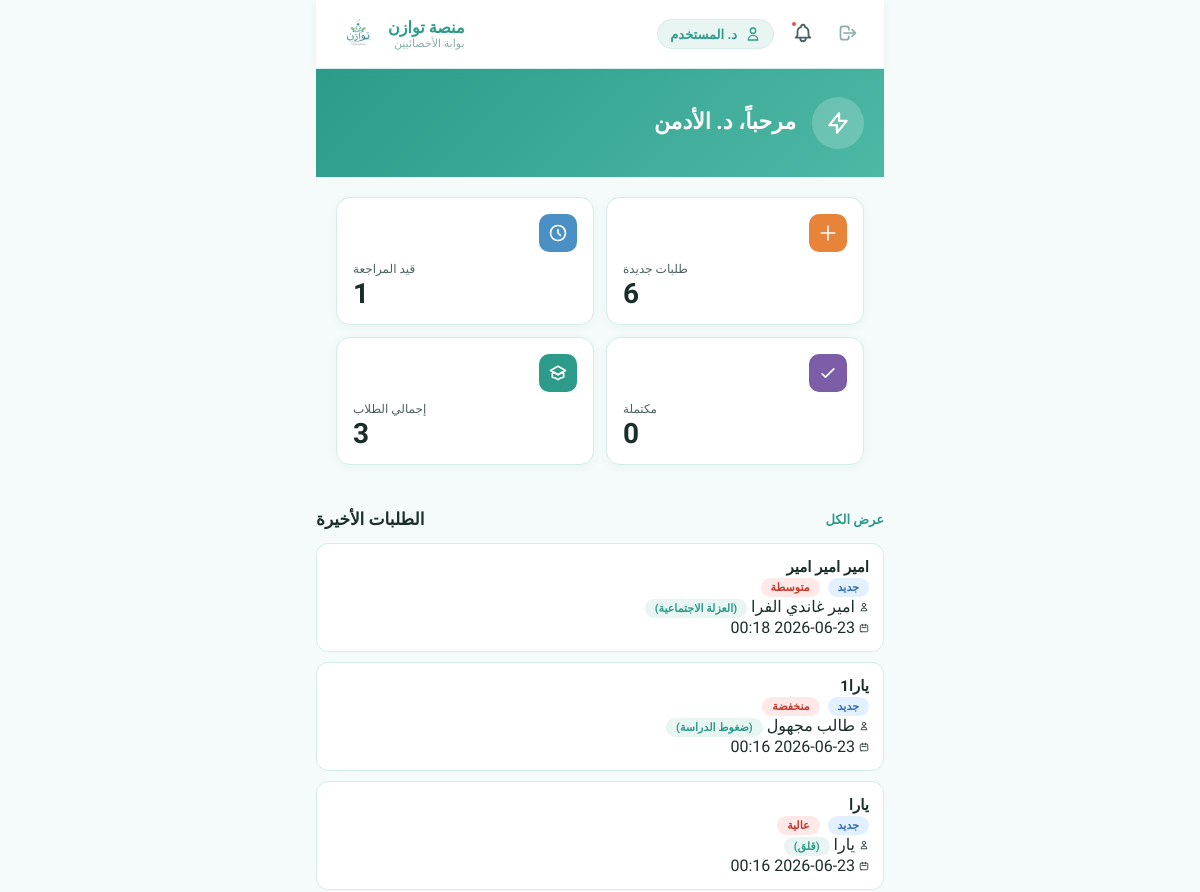
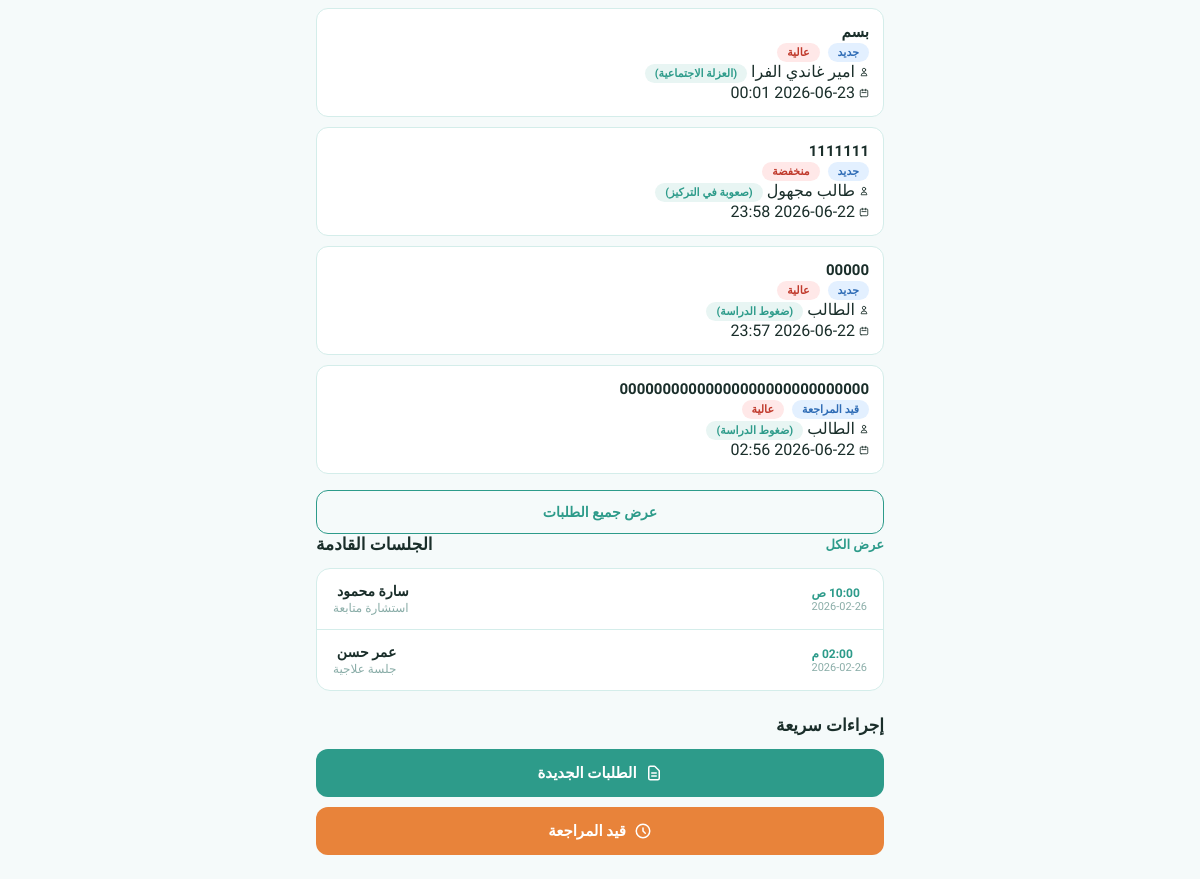
Page /doctor/index.php on the committed database (2 pictures, top to bottom).
### tables this page shows
CREATE TABLE `psychological_requests` (
  `id` int(11) NOT NULL,
  `student_name` varchar(150) NOT NULL,
  `problem_type` varchar(100) NOT NULL,
  `priority_level` enum('عالية','متوسطة','منخفضة') NOT NULL,
  `title` varchar(255) NOT NULL,
  `description` text NOT NULL,
  `is_anonymous` tinyint(1) DEFAULT 0,
  `status` enum('جديد','قيد المراجعة','مكتملة') DEFAULT 'جديد',
  `created_at` timestamp NOT NULL DEFAULT current_timestamp()
);

### doctor/index.php (the view, shortened to what this page needs)
<?php
if (file_exists('../config/db_connection.php')) {
  require_once '../config/db_connection.php';
} else {
  $conn = new mysqli("localhost", "root", "", "tawazun_final_db");
  $conn->set_charset("utf8mb4");
}
$new_requests = 0;
$pending_requests = 0;
$completed_requests = 0;
$total_students = 0;
if (isset($conn)) {
  $res_new = $conn->query("SELECT COUNT(*) AS total FROM psychological_requests WHERE status = 'جديد'");
  if ($res_new) {
    $row_new = $res_new->fetch_assoc();
    $new_requests = $row_new['total'] ?? 0;
  }
  $res_pending = $conn->query("SELECT COUNT(*) AS total FROM psychological_requests WHERE status = 'قيد المراجعة'");
  if ($res_pending) {
    $row_pending = $res_pending->fetch_assoc();
    $pending_requests = $row_pending['total'] ?? 0;
  }
  $res_completed = $conn->query("SELECT COUNT(*) AS total FROM psychological_requests WHERE status = 'مكتملة'");
  if ($res_completed) {
    $row_completed = $res_completed->fetch_assoc();
    $completed_requests = $row_completed['total'] ?? 0;
  }
  $res_students = $conn->query("SELECT COUNT(*) AS total FROM register");
  if ($res_students) {
    $row_students = $res_students->fetch_assoc();
    $total_students = $row_students['total'] ?? 0;
  }
}
?>
<!DOCTYPE html>
<html lang="ar" dir="rtl">
<head>
</head>
<body>
  <nav class="navbar">
    <div class="navbar-actions">
      <a href="../auth/login.php">
      <button  class="logout-btn" >
        <svg fill="none" stroke="currentColor" viewBox="0 0 24 24">
          <path stroke-linecap="round" stroke-linejoin="round" stroke-width="2" d="M17 16l4-4m0 0l-4-4m4 4H7m6 4v1a3 3 0 01-3 3H6a3 3 0 01-3-3V7a3 3 0 013-3h4a3 3 0 013 3v1" />
        </svg>
      </button>
      </a>
      <button class="notif-btn">
        <span class="notif-dot"></span>
      </button>
      <div class="nav-profile">
        <svg fill="none" stroke="currentColor" viewBox="0 0 24 24">
          <path stroke-linecap="round" stroke-linejoin="round" stroke-width="2" d="M16 7a4 4 0 11-8 0 4 4 0 018 0zM12 14a7 7 0 00-7 7h14a7 7 0 00-7-7z" />
        </svg>
        د. <?php echo htmlspecialchars($_SESSION['name'] ?? 'المستخدم'); ?>
      </div>
    </div>
    <div class="navbar-brand">
      <div class="navbar-brand-text">
        <div class="brand-name">منصة توازن</div>
        <div class="brand-sub">بوابة الأخصائيين</div>
      </div>
      <img src="../assets/images/logo.png" alt="توازن" class="navbar-logo">
    </div>
  </nav>
  <div class="hero">
    <div class="hero-icon">
      <svg fill="none" stroke="currentColor" viewBox="0 0 24 24">
        <path stroke-linecap="round" stroke-linejoin="round" stroke-width="2" d="M13 10V3L4 14h7v7l9-11h-7z" />
      </svg>
    </div>
    <div class="hero-text">
      <h1>مرحباً، د.
        <?php echo htmlspecialchars($_SESSION['name'] ?? 'الأدمن'); ?> </h1>
    </div>
  </div>
  <div class="main">
    <div class="stats-grid">
      <div class="stat-card">
        <div class="stat-card-header">
          <div class="stat-icon orange">
            <svg fill="none" stroke="currentColor" viewBox="0 0 24 24">
              <path stroke-linecap="round" stroke-linejoin="round" stroke-width="2" d="M12 4v16m8-8H4" />
            </svg>
          </div>
        </div>
        <div class="stat-label">طلبات جديدة</div>
        <div class="stat-value"><?php echo $new_requests; ?></div>
      </div>
      <div class="stat-card">
        <div class="stat-card-header">
          <div class="stat-icon blue">
            <svg fill="none" stroke="currentColor" viewBox="0 0 24 24">
              <path stroke-linecap="round" stroke-linejoin="round" stroke-width="2" d="M12 8v4l3 3m6-3a9 9 0 11-18 0 9 9 0 0118 0z" />
            </svg>
          </div>
        </div>
        <div class="stat-label">قيد المراجعة</div>
        <div class="stat-value"><?php echo $pending_requests; ?></div>
      </div>
      <div class="stat-card">
        <div class="stat-card-header">
          <div class="stat-icon purple">
            <svg fill="none" stroke="currentColor" viewBox="0 0 24 24">
              <path stroke-linecap="round" stroke-linejoin="round" stroke-width="2" d="M5 13l4 4L19 7" />
            </svg>
          </div>
        </div>
        <div class="stat-label">مكتملة</div>
        <div class="stat-value"><?php echo $completed_requests; ?></div>
      </div>
      <div class="stat-card">
        <div class="stat-card-header">
          <div class="stat-icon teal">
          </div>
        </div>
        <div class="stat-label">إجمالي الطلاب</div>
        <div class="stat-value"><?php echo $total_students; ?></div>
      </div>
    </div>
  </div>
  <div class="section">
    <div class="section-header">
      <a href="requests.php" class="section-link">عرض الكل</a>
      <div class="section-title">الطلبات الأخيرة</div>
    </div>
    <?php
    $host = 'localhost';
    $dbname = 'tawazun_final_db';
    $username = 'root';
    $password = '';
    try {
      $pdo = new PDO("mysql:host=$host;dbname=$dbname;charset=utf8", $username, $password);
      $pdo->setAttribute(PDO::ATTR_ERRMODE, PDO::ERRMODE_EXCEPTION);
    } catch (PDOException $e) {
      die("فشل الاتصال: " . $e->getMessage());
    }
    $status_filter = $_GET['status'] ?? 'الكل';
    if ($status_filter !== 'الكل') {
      $sql = "SELECT * FROM psychological_requests WHERE status = :status ORDER BY created_at DESC";
      $stmt = $pdo->prepare($sql);
      $stmt->execute([':status' => $status_filter]);
    } else {
      $sql = "SELECT * FROM psychological_requests ORDER BY created_at DESC";
      $stmt = $pdo->query($sql);
    }
    $requests = $stmt->fetchAll(PDO::FETCH_ASSOC);
    ?>
    <div class="requests-container">
      <?php if (empty($requests)): ?>
        <p>لا توجد طلبات حالياً.</p>
      <?php else: ?>
        <?php foreach ($requests as $request): ?>
          <div class="request-card">
            <div class="card-header">
              <h3 class="rc-title request-title"><?php echo htmlspecialchars($request['title']); ?></h3>
              <span class="badge badge-new"><?php echo htmlspecialchars($request['status']); ?></span>
              <span class="badge badge-high" <?php echo $request['priority_level'] === 'عالية' ? 'high' : 'medium'; ?>">
                <span><?php echo htmlspecialchars($request['priority_level']); ?></span>
              </span>
            </div>
            <div class="card-body">
              <p class="student-name">
                <svg class="svgg" fill="none" stroke="currentColor" viewBox="0 0 24 24">
                  <path stroke-linecap="round" stroke-linejoin="round" stroke-width="2" d="M16 7a4 4 0 11-8 0 4 4 0 018 0zM12 14a7 7 0 00-7 7h14a7 7 0 00-7-7z" />
                </svg>
                <?php
                if ($request['is_anonymous'] == 1) {
                  echo "<span class='anonymous-text'>طالب مجهول</span>";
                } else {
                  echo htmlspecialchars($request['student_name']);
                }
                ?>
                <span class="problem-tag rc-student request-tag">
                  (<?php echo htmlspecialchars($request['problem_type']); ?>)</span>
              </p>
            </div>
            <div class="card-footer rc-time">
              <svg class="svgg" fill="none" stroke="currentColor" viewBox="0 0 24 24">
                <path stroke-linecap="round" stroke-linejoin="round" stroke-width="2" d="M8 7V3m8 4V3m-9 8h10M5 21h14a2 2 0 002-2V7a2 2 0 00-2-2H5a2 2 0 00-2 2v12a2 2 0 002 2z" />
              </svg>
              <span class="date"><?php echo date('Y-m-d H:i', strtotime($request['created_at'])); ?></span>
            </div>
          </div>
        <?php endforeach; ?>
      <?php endif; ?>
      <button class="view-all-btn" onclick="location.href='requests.php'">عرض جميع الطلبات</button>
    </div>
    <div class="section">
      <div class="section-header">
        <a href="../admin/admin-sessions.php" class="section-link">عرض الكل</a>
        <div class="section-title">الجلسات القادمة</div>
      </div>
      <div class="sessions-list">
        <div class="session-item">
          <div>
            <div class="session-time">10:00 ص</div>
            <div class="session-date">2026-02-26</div>
          </div>
          <div style="text-align:right">
            <div class="session-name">سارة محمود</div>
            <div class="session-type">استشارة متابعة</div>
          </div>
        </div>
        <div class="session-item">
          <div>
            <div class="session-time">02:00 م</div>
            <div class="session-date">2026-02-26</div>
          </div>
          <div style="text-align:right">
            <div class="session-name">عمر حسن</div>
            <div class="session-type">جلسة علاجية</div>
          </div>
        </div>
      </div>
    </div>
    <div class="section">
      <div class="section-header">
        <div class="section-title">إجراءات سريعة</div>
      </div>
      <div class="quick-actions">
        <button class="btn-primary" onclick="location.href='requests.php'">
          <svg fill="none" stroke="currentColor" viewBox="0 0 24 24" width="18" height="18">
            <path stroke-linecap="round" stroke-linejoin="round" stroke-width="2" d="M9 12h6m-6 4h6m2 5H7a2 2 0 01-2-2V5a2 2 0 012-2h5.586a1 1 0 01.707.293l5.414 5.414a1 1 0 01.293.707V19a2 2 0 01-2 2z" />
          </svg>
          الطلبات الجديدة
        </button>
        <button class="btn-secondary" onclick="location.href='chat.php'">
          <svg fill="none" stroke="currentColor" viewBox="0 0 24 24" width="18" height="18">
            <path stroke-linecap="round" stroke-linejoin="round" stroke-width="2" d="M12 8v4l3 3m6-3a9 9 0 11-18 0 9 9 0 0118 0z" />
          </svg>
          قيد المراجعة
        </button>
      </div>
    </div>
  </div>
</body>
</html>

### rows in the picture
psychological_requests: title "امير امير امير", status "جديد", priority_level "متوسطة", student_name "امير غاندي الفرا", problem_type "العزلة الاجتماعية", created_at "2026-06-23 00:18"
psychological_requests: title "يارا1", status "جديد", priority_level "منخفضة", is_anonymous "طالب مجهول", problem_type "ضغوط الدراسة", created_at "2026-06-23 00:16"
psychological_requests: title "يارا", status "جديد", priority_level "عالية", student_name "يارا", problem_type "قلق", created_at "2026-06-23 00:16"
psychological_requests: title "بسم", status "جديد", priority_level "عالية", student_name "امير غاندي الفرا", problem_type "العزلة الاجتماعية", created_at "2026-06-23 00:01"
psychological_requests: title "1111111", status "جديد", priority_level "منخفضة", is_anonymous "طالب مجهول", problem_type "صعوبة في التركيز", created_at "2026-06-22 23:58"
psychological_requests: title "00000", status "جديد", priority_level "عالية", student_name "الطالب", problem_type "ضغوط الدراسة", created_at "2026-06-22 23:57"
psychological_requests: title "00000000000000000000000000000", status "قيد المراجعة", priority_level "عالية", student_name "الطالب", problem_type "ضغوط الدراسة", created_at "2026-06-22 02:56"

### other values in the picture
$_SESSION['name'] "المستخدم"
$_SESSION['name'] "الأدمن"
$new_requests "6"
$pending_requests "1"
$completed_requests "0"
$total_students "3"
